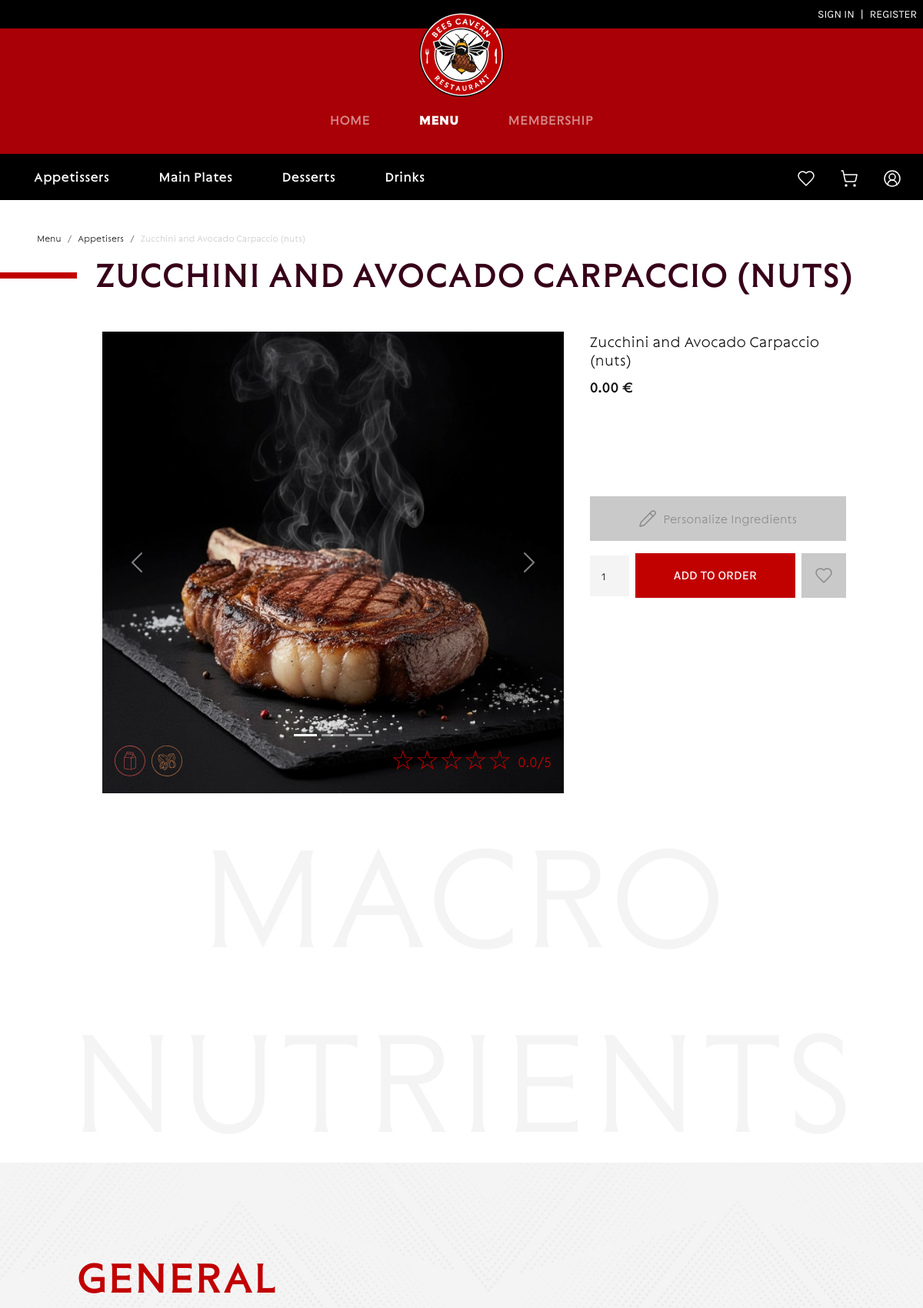
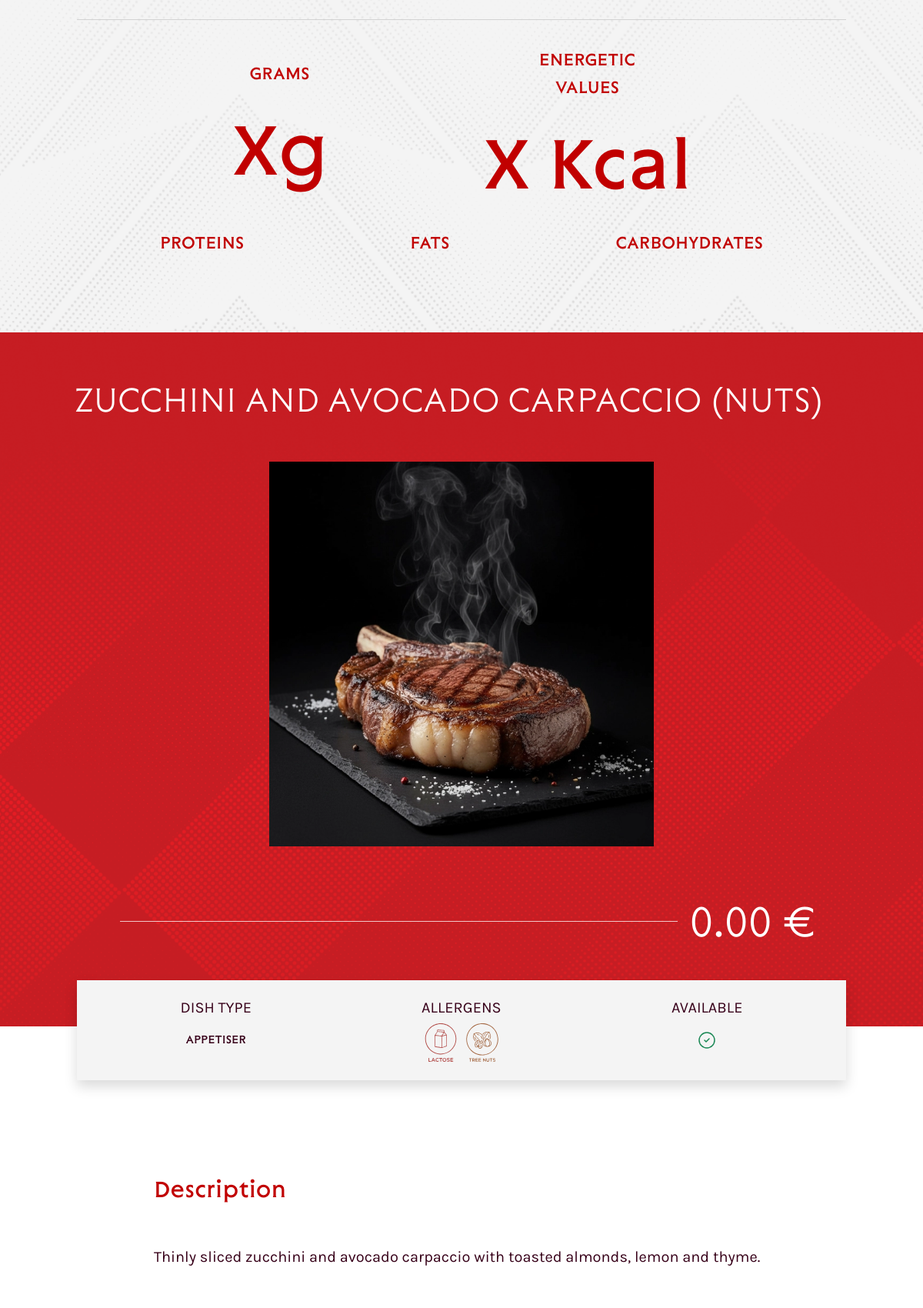
The page /?controller=Product&action=show&id=1 (upper part) on the database its author committed (2 pictures, top to bottom).
### tables this page shows
CREATE TABLE allergen (
  id_allergen     BIGINT UNSIGNED PRIMARY KEY AUTO_INCREMENT,
  name            VARCHAR(80) NOT NULL,
  description     VARCHAR(255) NULL,
  icon_dir        JSON NOT NULL
);

CREATE TABLE product (
  id_product        BIGINT UNSIGNED PRIMARY KEY AUTO_INCREMENT,
  name              VARCHAR(120) NOT NULL,
  description       TEXT NULL,
  dish_type         ENUM('appetiser','main','dessert','drink') NOT NULL,  
  price             DECIMAL(10,2) NOT NULL DEFAULT 0.00,  
  img_dir           JSON NOT NULL,
  available         TINYINT(1) NOT NULL DEFAULT 1,
  created_at        DATETIME NOT NULL DEFAULT CURRENT_TIMESTAMP,
  updated_at        DATETIME NOT NULL DEFAULT CURRENT_TIMESTAMP ON UPDATE CURRENT_TIMESTAMP

);

### app/view/product/show.php (the view, shortened to what the rows shown need)
<!DOCTYPE html>
<html lang="en">
<head>
    <link rel="stylesheet" href="/css/products-styles.css">
</head>
<body>
    <div class="d-flex flex-column justify-content-center align-items-center col-12">
        <div class="d-flex justify-content-start align-items-center col-12 my-4">
            <?php
                $dishType = $product->getDishType();
                if ($dishType) {
                    $dishTypes = [
                        'appetiser' => 'Appetisers',
                        'main' => 'Main Plates',
                        'dessert' => 'Desserts',
                        'drink' => 'Drinks',
                    ];
                    $dishTypeLabel = $dishTypes[$dishType] ?? ucfirst($dishType);
                    renderBCPageTitle([
                        'Menu' => '/?controller=Product&action=index',
                        $dishTypeLabel => '?controller=Product&action=index&dishType=' . urlencode($product->getDishType()),
                        htmlspecialchars($product->getName()) => null
                    ]);
                } else {
                    renderBCPageTitle([ htmlspecialchars($product->getName()) => null ]);
                }
            ?>
        </div>
        <div class="product-detail d-flex flex-row justify-content-center align-items-start col-10">
            <div class="d-flex justify-content-center align-items-center col-8">
                <div class="product-image-wrapper">
                    <?php if (count($productImages) > 1): ?>
                        <?php $carouselId = 'productCarousel-' . htmlspecialchars($product->getId());?>
                        <div id="<?= $carouselId ?>" class="carousel slide" data-bs-ride="carousel">
                            <div class="carousel-indicators">
                                <?php foreach ($productImages as $prodImg => $img): ?>
                                    <button type="button" data-bs-target="#<?= $carouselId ?>" data-bs-slide-to="<?= $prodImg ?>"
                                        <?= $prodImg === 0 ? 'class="active" aria-current="true"' : '' ?> aria-label="Slide <?= $prodImg+1 ?>">
                                    </button>
                                <?php endforeach; ?>
                            </div>
                            <div class="carousel-inner">
                                <?php foreach ($productImages as $prodImg => $img): ?>
                                    <div class="carousel-item <?= $prodImg === 0 ? 'active' : '' ?>">
                                        <img src="<?= htmlspecialchars($img) ?>" class="d-block w-100 product-main-image" alt="<?= htmlspecialchars($product->getName()) ?>">
                                    </div>
                                <?php endforeach; ?>
                            </div>
                            <button class="carousel-control-prev" type="button" data-bs-target="#<?= $carouselId ?>" data-bs-slide="prev">
                                <span class="carousel-control-prev-icon" aria-hidden="true"></span>
                            </button>
                            <button class="carousel-control-next" type="button" data-bs-target="#<?= $carouselId ?>" data-bs-slide="next">
                                <span class="carousel-control-next-icon" aria-hidden="true"></span>
                            </button>
                        </div>
                    <?php else: ?>
                        <img src="<?= htmlspecialchars($productImages[0]) ?>" alt="<?= htmlspecialchars($product->getName()) ?>" class="product-main-image">
                    <?php endif; ?>
                    <div class="carousel-overlay p-3 d-flex justify-content-between align-items-center">
                        <?php if (isset($productContainedAllergens) && !empty($productContainedAllergens)): ?>
                            <div class="d-flex flex-wrap align-items-center gap-2">
                                <?php foreach ($productContainedAllergens as $allergen): ?>
                                    <?= $allergen->renderIconOrName('color', 'width="40" height="40"') ?>
                                <?php endforeach; ?>
                            </div>
                        <?php endif; ?>
                        <div class="d-flex justify-content-end align-items-center">
                            <div class="d-flex justify-content-center align-items-center gap-2">
                                <div class="stars" style="font-size:35px;" aria-hidden="true">
                                    <?php
                                        $rounded = (int)round($productRating);
                                        for ($i = 1; $i <= 5; $i++) {
                                            if ($i <= $rounded) {
                                                echo '<span class="text-primary-red">&#9733;</span>';
                                            } else {
                                                echo '<span class="text-primary-red">&#9734;</span>';
                                            }
                                        }
                                    ?>
                                </div>
                            </div>
                            <span class="font-sting-light fs-20 text-primary-red ms-2"><?= htmlspecialchars(number_format($productRating, 1)) ?>/5</span>
                        </div>
                    </div>
                </div>
            </div>
            <div class="d-flex flex-column justify-content-start col-4 gap-3">
                <div class="d-flex flex-column justify-content-center align-items-start">
                    <h6 class="font-sting-light fs-20 text-primary-black"><?= htmlspecialchars($product->getName()) ?></h6>
                    <span class="font-sting-regular fs-20 text-primary-black"><?= number_format($product->getPrice(), 2) ?> €</span>
                </div>
                <button class="btn-white bg-secondary-white w-100 py-3" disabled>
                    <i data-lucide="pencil"></i>
                    <span class="font-sting-light fs-16">Personalize Ingredients</span>
                </button>
                <div class="d-flex align-items-center gap-2">
                    <?php if (method_exists($product, 'getAvailable') ? $product->getAvailable() : false): ?>
                        <form class="add-to-cart-form d-flex align-items-center gap-2 w-100" data-product-id="<?= $product->getId() ?>">
                            <div class="input-group w-25">
                                <input type="number" id="quantity" name="quantity" value="1" min="1" max="10" class="w-100 py-3 text-center">
                            </div>
                            <button type="submit" class="btn-red w-100 py-3">ADD TO ORDER</button>
                        </form>
                        <button class="btn-white p-3" disabled title="Add to favourites (not implemented)">
                            <i data-lucide="heart" class=""></i>
                        </button>
                    <?php else: ?>
                        <div class="font-sting-light fs-16 color-primary-grey">Product not available right now</div>
                    <?php endif; ?>
                </div>
            </div>
        </div>
        <div class="product-macros d-flex flex-column justify-content-center align-items-center col-12">
            <h3 class="font-sting-light fs-200 text-secondary-white text-uppercase text-center my-0">MACRO<br>NUTRIENTS</h3>
            <div class="macros-values white-bg d-flex justify-content-center align-items-center gap-4 col-12">
                <div class="macro-item d-flex flex-column justify-content-center align-items-center col-10">
                    <span class="justify-content-start font-sting-regular fs-60 text-primary-red uppercase w-100">GENERAL</span>
                    <hr class="flex-fill border-1 border-primary-grey mt-4 mx-3 opacity-75 w-100">
                    <div class="d-flex justify-content-evenly align-items-center w-100 mt-3">
                        <div class="d-flex flex-column justify-content-center align-items-center">
                            <span class="font-sting-regular fs-24 text-primary-red uppercase">GRAMS</span>
                            <span class="font-sting-regular fs-100 text-primary-red">Xg</span>
                        </div>
                        <div class="d-flex flex-column justify-content-center align-items-center">
                            <span class="font-sting-regular fs-24 text-primary-red text-center uppercase">ENERGETIC<br>VALUES</span>
                            <span class="font-sting-regular fs-100 text-primary-red">X Kcal</span>
                        </div>
                    </div>
                    <div class="d-flex justify-content-around align-items-center w-100 mt-3">
                        <div class="d-flex flex-column justify-content-center align-items-center">
                            <span class="font-sting-regular fs-24 text-primary-red uppercase">PROTEINS</span>
                        </div>
                        <div class="d-flex flex-column justify-content-center align-items-center">
                            <span class="font-sting-regular fs-24 text-primary-red uppercase">FATS</span>
                        </div>
                        <div class="d-flex flex-column justify-content-center align-items-center">
                            <span class="font-sting-regular fs-24 text-primary-red uppercase">CARBOHYDRATES</span>
                        </div>
                    </div>
                </div>
            </div>
        </div>
        <div class="d-flex flex-column justify-content-center align-items-center col-12">
            <div class="red-bg d-flex flex-column justify-content-center align-items-center col-12 p-5">
                <div class="d-flex flex-row justify-content-center align-items-center col-10">
                    <span class="font-sting-light fs-48 text-primary-white text-start text-nowrap text-uppercase">
                        <?= htmlspecialchars($product->getName()) ?>
                    </span>
                </div>
                <img src="<?= htmlspecialchars($productImages[0]) ?>" alt="<?= htmlspecialchars($product->getName()) ?>" width="500" height="500" class="product-main-image my-5">
                <div class="d-flex flex-row justify-content-center align-items-center col-10 mb-5">
                    <hr class="flex-fill border-1 border-primary-white opacity-75 mx-3 mt-4">
                    <span class="font-sting-light fs-60 text-primary-white text-end text-nowrap">
                        <?= number_format($product->getPrice(), 2) ?> €
                    </span>
                </div>
            </div>
            <div class="product-info d-flex justify-content-between bg-secondary-white shadow p-4 col-10">
                <div class="text-center flex-fill">
                    <h5 class="font-karla-regular fs-20 text-primary-dark-red text-uppercase">Dish Type</h5>
                    <p class="font-sting-regular fs-16 text-primary-dark-red text-uppercase mt-3"><?= htmlspecialchars($product->getDishType() ?? '—') ?></p>
                </div>
                <div class="text-center flex-fill">
                    <h5 class="font-karla-regular fs-20 text-primary-dark-red text-uppercase">Allergens</h5>
                    <div class="font-sting-regular fs-16 text-primary-dark-red text-uppercase mt-2">
                        <?php foreach ($productContainedAllergens as $allergen): ?>
                            <?= $allergen->renderIconOrName('txt', 'width="50" height="50"') ?>
                        <?php endforeach; ?>
                    </div>
                </div>
                <div class="text-center flex-fill">
                    <h5 class="font-karla-regular fs-20 text-primary-dark-red text-uppercase">Available</h5>
                    <p class="font-sting-regular fs-16 text-primary-dark-red text-uppercase mt-3">
                        <?php if ((bool)$product->getAvailable()): ?>
                            <i data-lucide="circle-check" class="text-success" aria-hidden="true"></i>
                        <?php else: ?>
                            <i data-lucide="circle-x" class="text-danger" aria-hidden="true"></i>
                        <?php endif; ?>
                    </p>
                </div>
            </div>
            <div class="product-description d-flex flex-column justify-content-center align-items-start col-8 gap-3 my-5">
                <?php if ($product->getDescription()): ?>
                    <div class="my-4">
                        <h3 class="fs-32 text-capitalize">Description</h3>
                        <p class="text-primary-dark-red"><?= htmlspecialchars($product->getDescription()) ?></p>
                    </div>
                <?php endif; ?>
            </div>
        </div>
    </div>
</body>
</html>

### app/model/Allergen.php (shortened to what the rows shown need)
<?php
class Allergen{
    private string $name;
    private ?string $description = null;
    private array $icon_dir;
    public function __construct($data = null)
    {
        if ($data) {
            $this->name = (string)($data['name'] ?? '');
            $this->description = isset($data['description']) ? (string)$data['description'] : null;
            $this->icon_dir = isset($data['icon_dir']) ? (is_string($data['icon_dir']) ? json_decode($data['icon_dir'], true) : $data['icon_dir']) : [];
        }
    }
    public function getName()
    {
        return $this->name;
    }
    public function getDescription()
    {
        return $this->description;
    }
    public function getIconDir()
    {
        return $this->icon_dir;
    }
    public function getIconUrl(string $key = 'color', string $fallbackFolder = '/assets/img/icons/contain_allergen/')
    {
        $icons = $this->getIconDir() ?? [];
        $iconSrc = $icons[$key] ?? null;
        $url = (strpos($iconSrc, '/') === 0) ? $iconSrc : rtrim($fallbackFolder, '/') . '/' . ltrim($iconSrc, '/');
        $fs = rtrim((string)$_SERVER['DOCUMENT_ROOT'], '\/') . $url;
        return file_exists($fs) ? $url : null;
    }
    public function renderIconOrName(string $key = 'color', $attrs = 'width="40" height="40"')
    {
        $url = $this->getIconUrl($key);
        if ($url) {
            return '<img src="'.htmlspecialchars($url).'" alt="'.htmlspecialchars($this->getName()).': ' . htmlspecialchars($this->getDescription()) . '"
                title="'.htmlspecialchars($this->getName()).': ' . htmlspecialchars($this->getDescription()) . '" '.$attrs.' class="allergen-icon bg-transparent border-0">';
        }
        return '<span class="font-sting-regular fs-16 text-primary-dark-red text-uppercase">' . htmlspecialchars($this->getName() ?: 'Allergen') . '</span>';
    }
}

### rows shown on the page
allergen: shows a picture
allergen: shows a picture
product: name "Zucchini and Avocado Carpaccio (nuts)", price "0.00", name "ZUCCHINI AND AVOCADO CARPACCIO (NUTS)", dish_type "APPETISER", description "Thinly sliced zucchini and avocado carpaccio with toasted almonds, lemon and thyme."

### other values the page prints
$labelEsc "Menu"
$labelEsc "Appetisers"
$labelEsc "Zucchini and Avocado Carpaccio (nuts)"
$title "ZUCCHINI AND AVOCADO CARPACCIO (NUTS)"
$productRating "0.0"
